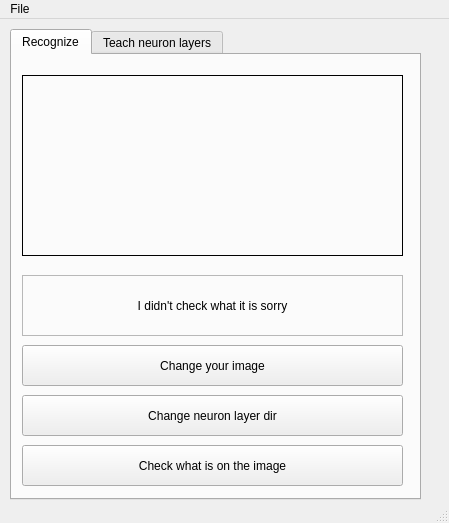
<?xml version="1.0" encoding="UTF-8"?>
<ui version="4.0">
 <class>MainWindow</class>
 <widget class="QMainWindow" name="MainWindow">
  <property name="windowModality">
   <enum>Qt::NonModal</enum>
  </property>
  <property name="enabled">
   <bool>true</bool>
  </property>
  <property name="geometry">
   <rect>
    <x>0</x>
    <y>0</y>
    <width>449</width>
    <height>523</height>
   </rect>
  </property>
  <property name="sizePolicy">
   <sizepolicy hsizetype="Fixed" vsizetype="Fixed">
    <horstretch>0</horstretch>
    <verstretch>0</verstretch>
   </sizepolicy>
  </property>
  <property name="baseSize">
   <size>
    <width>614</width>
    <height>684</height>
   </size>
  </property>
  <property name="windowTitle">
   <string>Handwriting recognition</string>
  </property>
  <property name="windowIcon">
   <iconset>
    <normaloff>../Static/A-0.png</normaloff>../Static/A-0.png</iconset>
  </property>
  <widget class="QWidget" name="centralwidget">
   <widget class="QTabWidget" name="tabWidget">
    <property name="geometry">
     <rect>
      <x>10</x>
      <y>10</y>
      <width>411</width>
      <height>471</height>
     </rect>
    </property>
    <property name="sizePolicy">
     <sizepolicy hsizetype="Fixed" vsizetype="Fixed">
      <horstretch>0</horstretch>
      <verstretch>0</verstretch>
     </sizepolicy>
    </property>
    <property name="currentIndex">
     <number>0</number>
    </property>
    <property name="movable">
     <bool>true</bool>
    </property>
    <widget class="QWidget" name="tab">
     <attribute name="title">
      <string>Recognize</string>
     </attribute>
     <widget class="QLabel" name="ImgToShow">
      <property name="geometry">
       <rect>
        <x>10</x>
        <y>20</y>
        <width>381</width>
        <height>181</height>
       </rect>
      </property>
      <property name="frameShape">
       <enum>QFrame::Box</enum>
      </property>
      <property name="text">
       <string/>
      </property>
      <property name="pixmap">
       <pixmap>../../Data/Obrazki_do_uczenia/B/B-0.png</pixmap>
      </property>
      <property name="scaledContents">
       <bool>true</bool>
      </property>
     </widget>
     <widget class="QLabel" name="LabelOutputCheck">
      <property name="geometry">
       <rect>
        <x>10</x>
        <y>220</y>
        <width>381</width>
        <height>61</height>
       </rect>
      </property>
      <property name="statusTip">
       <string comment="1"/>
      </property>
      <property name="frameShape">
       <enum>QFrame::StyledPanel</enum>
      </property>
      <property name="frameShadow">
       <enum>QFrame::Raised</enum>
      </property>
      <property name="text">
       <string>I didn't check what it is sorry</string>
      </property>
      <property name="alignment">
       <set>Qt::AlignCenter</set>
      </property>
      <property name="wordWrap">
       <bool>true</bool>
      </property>
      <property name="margin">
       <number>2</number>
      </property>
     </widget>
     <widget class="QPushButton" name="MLcheck">
      <property name="geometry">
       <rect>
        <x>10</x>
        <y>390</y>
        <width>381</width>
        <height>41</height>
       </rect>
      </property>
      <property name="text">
       <string>Check what is on the image</string>
      </property>
     </widget>
     <widget class="QPushButton" name="ChgIMGButton">
      <property name="geometry">
       <rect>
        <x>10</x>
        <y>290</y>
        <width>381</width>
        <height>41</height>
       </rect>
      </property>
      <property name="text">
       <string>Change your image</string>
      </property>
     </widget>
     <widget class="QPushButton" name="MLbasefolder_butt">
      <property name="geometry">
       <rect>
        <x>10</x>
        <y>340</y>
        <width>381</width>
        <height>41</height>
       </rect>
      </property>
      <property name="text">
       <string>Change neuron layer dir</string>
      </property>
     </widget>
    </widget>
    <widget class="QWidget" name="tab_2">
     <attribute name="title">
      <string>Teach neuron layers</string>
     </attribute>
     <widget class="QPushButton" name="TeachLayer">
      <property name="geometry">
       <rect>
        <x>10</x>
        <y>400</y>
        <width>391</width>
        <height>31</height>
       </rect>
      </property>
      <property name="text">
       <string>Teach </string>
      </property>
     </widget>
     <widget class="QLabel" name="label_4">
      <property name="geometry">
       <rect>
        <x>10</x>
        <y>10</y>
        <width>391</width>
        <height>31</height>
       </rect>
      </property>
      <property name="frameShape">
       <enum>QFrame::StyledPanel</enum>
      </property>
      <property name="frameShadow">
       <enum>QFrame::Sunken</enum>
      </property>
      <property name="text">
       <string>Your paths</string>
      </property>
      <property name="textFormat">
       <enum>Qt::RichText</enum>
      </property>
      <property name="alignment">
       <set>Qt::AlignCenter</set>
      </property>
     </widget>
     <widget class="QLabel" name="LabelStatistic">
      <property name="geometry">
       <rect>
        <x>10</x>
        <y>160</y>
        <width>391</width>
        <height>41</height>
       </rect>
      </property>
      <property name="font">
       <font>
        <pointsize>6</pointsize>
       </font>
      </property>
      <property name="frameShape">
       <enum>QFrame::Panel</enum>
      </property>
      <property name="text">
       <string>No place were to save data</string>
      </property>
      <property name="alignment">
       <set>Qt::AlignLeading|Qt::AlignLeft|Qt::AlignVCenter</set>
      </property>
      <property name="wordWrap">
       <bool>true</bool>
      </property>
     </widget>
     <widget class="QPushButton" name="FolderVector">
      <property name="geometry">
       <rect>
        <x>10</x>
        <y>110</y>
        <width>391</width>
        <height>41</height>
       </rect>
      </property>
      <property name="text">
       <string>Chose traning folder</string>
      </property>
     </widget>
     <widget class="QPushButton" name="FolderStatistic">
      <property name="geometry">
       <rect>
        <x>10</x>
        <y>210</y>
        <width>391</width>
        <height>41</height>
       </rect>
      </property>
      <property name="text">
       <string>Chose folder to save data</string>
      </property>
     </widget>
     <widget class="QLabel" name="LabelPathVector">
      <property name="geometry">
       <rect>
        <x>10</x>
        <y>50</y>
        <width>391</width>
        <height>51</height>
       </rect>
      </property>
      <property name="font">
       <font>
        <pointsize>6</pointsize>
       </font>
      </property>
      <property name="frameShape">
       <enum>QFrame::Panel</enum>
      </property>
      <property name="text">
       <string>No path to traning vector</string>
      </property>
      <property name="alignment">
       <set>Qt::AlignLeading|Qt::AlignLeft|Qt::AlignVCenter</set>
      </property>
      <property name="wordWrap">
       <bool>true</bool>
      </property>
     </widget>
     <widget class="QLabel" name="label_5">
      <property name="geometry">
       <rect>
        <x>10</x>
        <y>350</y>
        <width>211</width>
        <height>41</height>
       </rect>
      </property>
      <property name="frameShape">
       <enum>QFrame::StyledPanel</enum>
      </property>
      <property name="frameShadow">
       <enum>QFrame::Sunken</enum>
      </property>
      <property name="text">
       <string>Amount of loops per click:</string>
      </property>
      <property name="textFormat">
       <enum>Qt::RichText</enum>
      </property>
      <property name="alignment">
       <set>Qt::AlignCenter</set>
      </property>
     </widget>
     <widget class="QLineEdit" name="LoopPclick">
      <property name="geometry">
       <rect>
        <x>230</x>
        <y>350</y>
        <width>171</width>
        <height>41</height>
       </rect>
      </property>
      <property name="inputMask">
       <string/>
      </property>
      <property name="text">
       <string>500</string>
      </property>
      <property name="maxLength">
       <number>32767</number>
      </property>
      <property name="alignment">
       <set>Qt::AlignCenter</set>
      </property>
     </widget>
     <widget class="QProgressBar" name="progressBar">
      <property name="geometry">
       <rect>
        <x>10</x>
        <y>260</y>
        <width>391</width>
        <height>31</height>
       </rect>
      </property>
      <property name="value">
       <number>0</number>
      </property>
     </widget>
     <widget class="QLabel" name="label_6">
      <property name="geometry">
       <rect>
        <x>10</x>
        <y>300</y>
        <width>211</width>
        <height>41</height>
       </rect>
      </property>
      <property name="frameShape">
       <enum>QFrame::StyledPanel</enum>
      </property>
      <property name="frameShadow">
       <enum>QFrame::Sunken</enum>
      </property>
      <property name="text">
       <string>Amount data from vector:</string>
      </property>
      <property name="textFormat">
       <enum>Qt::RichText</enum>
      </property>
      <property name="alignment">
       <set>Qt::AlignCenter</set>
      </property>
     </widget>
     <widget class="QLineEdit" name="LoopPclick_2">
      <property name="geometry">
       <rect>
        <x>230</x>
        <y>300</y>
        <width>171</width>
        <height>41</height>
       </rect>
      </property>
      <property name="inputMask">
       <string/>
      </property>
      <property name="text">
       <string>1</string>
      </property>
      <property name="maxLength">
       <number>32767</number>
      </property>
      <property name="alignment">
       <set>Qt::AlignCenter</set>
      </property>
     </widget>
    </widget>
   </widget>
  </widget>
  <widget class="QMenuBar" name="menubar">
   <property name="geometry">
    <rect>
     <x>0</x>
     <y>0</y>
     <width>449</width>
     <height>26</height>
    </rect>
   </property>
   <widget class="QMenu" name="menuFile">
    <property name="title">
     <string>File</string>
    </property>
    <addaction name="actionAbout"/>
    <addaction name="separator"/>
    <addaction name="actionExit"/>
   </widget>
   <addaction name="menuFile"/>
  </widget>
  <widget class="QStatusBar" name="statusbar"/>
  <action name="actionAbout">
   <property name="text">
    <string>About</string>
   </property>
  </action>
  <action name="actionExit">
   <property name="text">
    <string>Exit</string>
   </property>
  </action>
  <action name="actionTest_AI">
   <property name="text">
    <string>Test AI</string>
   </property>
  </action>
  <action name="actionTeach_AI">
   <property name="text">
    <string>Teach AI</string>
   </property>
  </action>
 </widget>
 <resources/>
 <connections/>
</ui>
